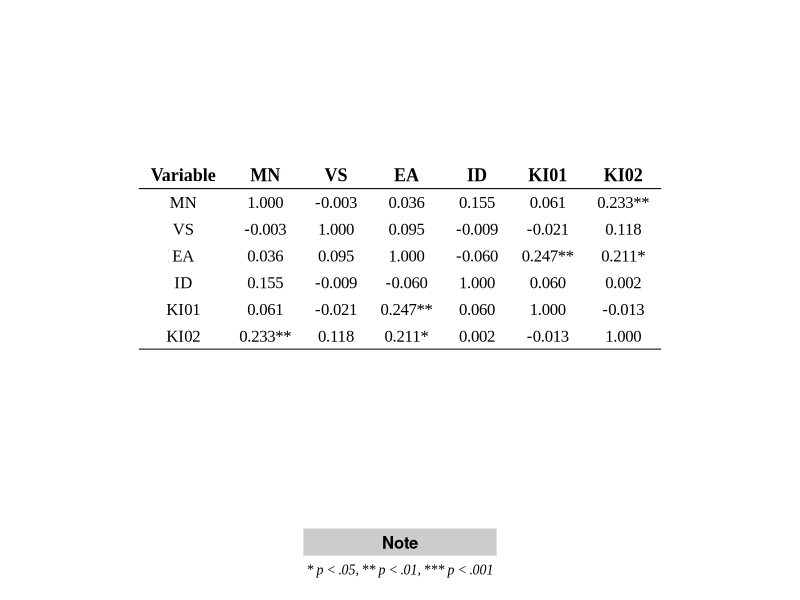
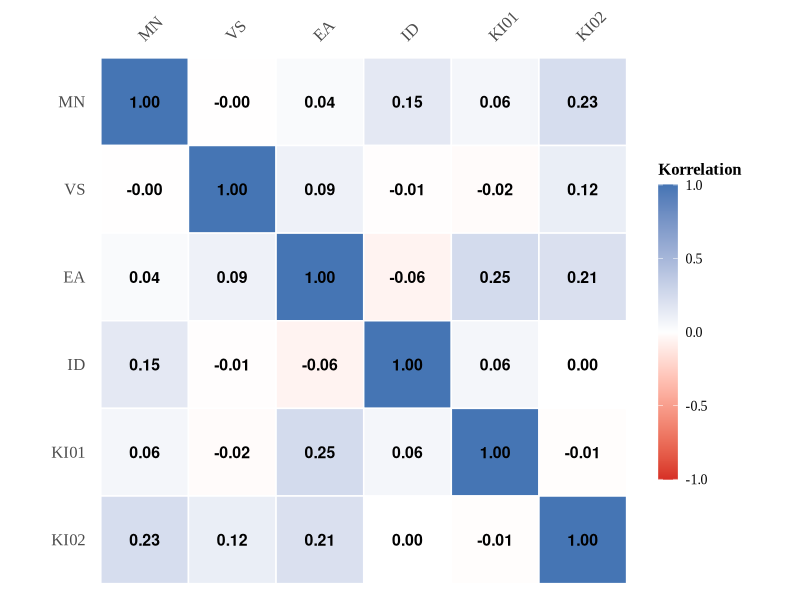

Here is the R script that generated these plots, in order:
# =============================================================================
# KORRELATIONSANALYSE - PEARSON KORRELATIONSMATRIX
# =============================================================================

# Load required packages
library(dplyr)
library(ggplot2)
library(corrplot)
library(RColorBrewer)
library(reshape2)

# Generate synthetic correlation data for demonstration
set.seed(123)
n <- 131  # Same sample size as original

# Create correlated variables
MN <- rnorm(n, mean = 2.7, sd = 1.0)
VS <- rnorm(n, mean = 2.8, sd = 1.0) + 0.1 * MN  # Slight correlation with MN
EA <- rnorm(n, mean = 2.8, sd = 1.1) + 0.2 * MN  # Moderate correlation with MN
ID <- rnorm(n, mean = 2.7, sd = 0.9) + 0.05 * MN  # Weak correlation with MN
KI01 <- rnorm(n, mean = 2.9, sd = 1.0) + 0.15 * EA  # Correlation with EA
KI02 <- rnorm(n, mean = 3.1, sd = 1.0) + 0.25 * EA + 0.2 * MN  # Correlations with EA and MN

# Create data frame
correlation_data <- data.frame(
  MN = MN,
  VS = VS,
  EA = EA,
  ID = ID,
  KI01 = KI01,
  KI02 = KI02
)

# Calculate correlation matrix
cor_matrix <- cor(correlation_data, method = "pearson")

# Function to calculate p-values for correlations
cor_pvalues <- function(x) {
  n <- nrow(x)
  t_stat <- cor_matrix * sqrt((n-2) / (1-cor_matrix^2))
  p_values <- 2 * pt(-abs(t_stat), n-2)
  return(p_values)
}

p_matrix <- cor_pvalues(correlation_data)

# Create APA-conform correlation matrix table
library(gridExtra)
library(grid)
library(gtable)

# Function to add significance stars
add_significance_stars <- function(cor_matrix, p_matrix) {
  stars_matrix <- matrix("", nrow = nrow(cor_matrix), ncol = ncol(cor_matrix))
  
  for(i in 1:nrow(cor_matrix)) {
    for(j in 1:ncol(cor_matrix)) {
      if(i != j) {  # Skip diagonal
        p_val <- p_matrix[i, j]
        if(p_val < 0.001) {
          stars_matrix[i, j] <- "***"
        } else if(p_val < 0.01) {
          stars_matrix[i, j] <- "**"
        } else if(p_val < 0.05) {
          stars_matrix[i, j] <- "*"
        }
      }
    }
  }
  return(stars_matrix)
}

# Add significance stars
stars_matrix <- add_significance_stars(cor_matrix, p_matrix)

# Create correlation matrix with significance stars
cor_with_stars <- matrix("", nrow = nrow(cor_matrix), ncol = ncol(cor_matrix))
for(i in 1:nrow(cor_matrix)) {
  for(j in 1:ncol(cor_matrix)) {
    if(i == j) {
      cor_with_stars[i, j] <- "1.000"
    } else {
      cor_with_stars[i, j] <- paste0(sprintf("%.3f", cor_matrix[i, j]), stars_matrix[i, j])
    }
  }
}

# Create data frame for table
cor_table_df <- data.frame(
  Variable = rownames(cor_matrix),
  cor_with_stars,
  stringsAsFactors = FALSE
)
colnames(cor_table_df)[-1] <- colnames(cor_matrix)

# Create APA-style table
apa_cor_table <- tableGrob(
  cor_table_df,
  rows = NULL,
  theme = ttheme_default(
    core = list(
      fg_params = list(fontfamily = "Times New Roman", fontsize = 12),
      bg_params = list(fill = NA)
    ),
    colhead = list(
      fg_params = list(fontfamily = "Times New Roman", fontsize = 13, fontface = "bold"),
      bg_params = list(fill = NA)
    ),
    padding = unit(c(6, 4), "mm")
  )
)

# Add borders
apa_cor_table <- gtable_add_grob(
  apa_cor_table,
  grobs = segmentsGrob(
    x0 = unit(0, "npc"),
    y0 = unit(0, "npc"),
    x1 = unit(1, "npc"),
    y1 = unit(0, "npc"),
    gp = gpar(lwd = 2)
  ),
  t = 1, b = 1, l = 1, r = ncol(cor_table_df)
)

apa_cor_table <- gtable_add_grob(
  apa_cor_table,
  grobs = segmentsGrob(
    x0 = unit(0, "npc"),
    y0 = unit(0, "npc"),
    x1 = unit(1, "npc"),
    y1 = unit(0, "npc"),
    gp = gpar(lwd = 2)
  ),
  t = nrow(cor_table_df) + 1, b = nrow(cor_table_df) + 1, l = 1, r = ncol(cor_table_df)
)

# Create note for significance levels
significance_note <- paste(
  "* p < .05, ** p < .01, *** p < .001"
)

# Create significance note table
note_table <- data.frame(
  Note = significance_note,
  stringsAsFactors = FALSE
)

apa_note_table <- tableGrob(
  note_table,
  rows = NULL,
  theme = ttheme_default(
    core = list(
      fg_params = list(fontfamily = "Times New Roman", fontsize = 10, fontface = "italic"),
      bg_params = list(fill = NA)
    ),
    padding = unit(c(2, 4), "mm")
  )
)

# Combine correlation table and note into one PNG
png("../output/images/korrelationsmatrix_apa.png", width = 800, height = 500, res = 150, bg = "white")
grid::grid.newpage()

# Create layout for combined table
combined_layout <- grid.layout(
  nrow = 2, 
  ncol = 1,
  heights = unit(c(0.85, 0.15), "npc")
)

# Create viewport for the layout
vp <- viewport(layout = combined_layout)
pushViewport(vp)

# Draw correlation table in top section
pushViewport(viewport(layout.pos.row = 1, layout.pos.col = 1))
grid::grid.draw(apa_cor_table)
popViewport()

# Draw significance note in bottom section
pushViewport(viewport(layout.pos.row = 2, layout.pos.col = 1))
grid::grid.draw(apa_note_table)
popViewport()

dev.off()

# Create ggplot2 heatmap without title (for presentation purposes)
library(reshape2)

# Melt correlation matrix for ggplot2
cor_melted <- melt(cor_matrix)
colnames(cor_melted) <- c("Var1", "Var2", "Correlation")

# Create ggplot2 heatmap without title
p_heatmap <- ggplot(cor_melted, aes(x = Var1, y = Var2, fill = Correlation)) +
  geom_tile(color = "white", linewidth = 0.5) +
  geom_text(aes(label = sprintf("%.2f", Correlation)), 
            color = "black", 
            size = 4, 
            fontface = "bold") +
  scale_fill_gradient2(low = "#d73027", 
                       mid = "white", 
                       high = "#4575b4", 
                       midpoint = 0,
                       limits = c(-1, 1),
                       name = "Korrelation") +
  scale_x_discrete(position = "top") +
  scale_y_discrete(limits = rev(levels(cor_melted$Var2))) +
  labs(x = NULL, y = NULL) +  # No title
  theme_minimal() +
  theme(
    text = element_text(family = "Times New Roman"),
    axis.text.x = element_text(size = 12, angle = 45, hjust = 0, vjust = 0),
    axis.text.y = element_text(size = 12),
    axis.ticks = element_blank(),
    panel.grid = element_blank(),
    panel.background = element_rect(fill = "white", color = NA),
    plot.background = element_rect(fill = "white", color = NA),
    legend.position = "right",
    legend.title = element_text(size = 12, face = "bold"),
    legend.text = element_text(size = 10),
    legend.key.height = unit(1.5, "cm"),
    legend.key.width = unit(0.5, "cm")
  ) +
  coord_fixed()

# Save ggplot2 heatmap without title
ggsave("../output/images/korrelationsmatrix_heatmap_ggplot.png", p_heatmap, 
       width = 10, height = 8, dpi = 300, bg = "white")

# Print correlation matrix
cat("\n")
cat("================================================================================\n")
cat("PEARSON KORRELATIONSMATRIX\n")
cat("================================================================================\n")
print(round(cor_matrix, 3))

# Print correlation matrix with significance stars
cat("\n")
cat("================================================================================\n")
cat("PEARSON KORRELATIONSMATRIX (APA-KONFORM)\n")
cat("================================================================================\n")
print(cor_table_df)

# Print significance levels
cat("\n")
cat("================================================================================\n")
cat("KORRELATIONS-SIGNIFIKANZ (p-Werte)\n")
cat("================================================================================\n")
print(round(p_matrix, 4))

# Save correlation matrix as CSV
write.csv(round(cor_matrix, 3), "korrelationsmatrix.csv")
write.csv(round(p_matrix, 4), "korrelationsmatrix_pwerte.csv")

cat("\n")
cat("================================================================================\n")
cat("KORRELATIONSMATRIX ERSTELLT:\n")
cat("• korrelationsmatrix_apa.png (APA-Tabelle mit Signifikanz-Notiz)\n")
cat("• korrelationsmatrix_heatmap_ggplot.png (Heatmap ohne Titel)\n")
cat("• korrelationsmatrix.csv (Korrelationswerte)\n")
cat("• korrelationsmatrix_pwerte.csv (p-Werte)\n")
cat("================================================================================\n") 